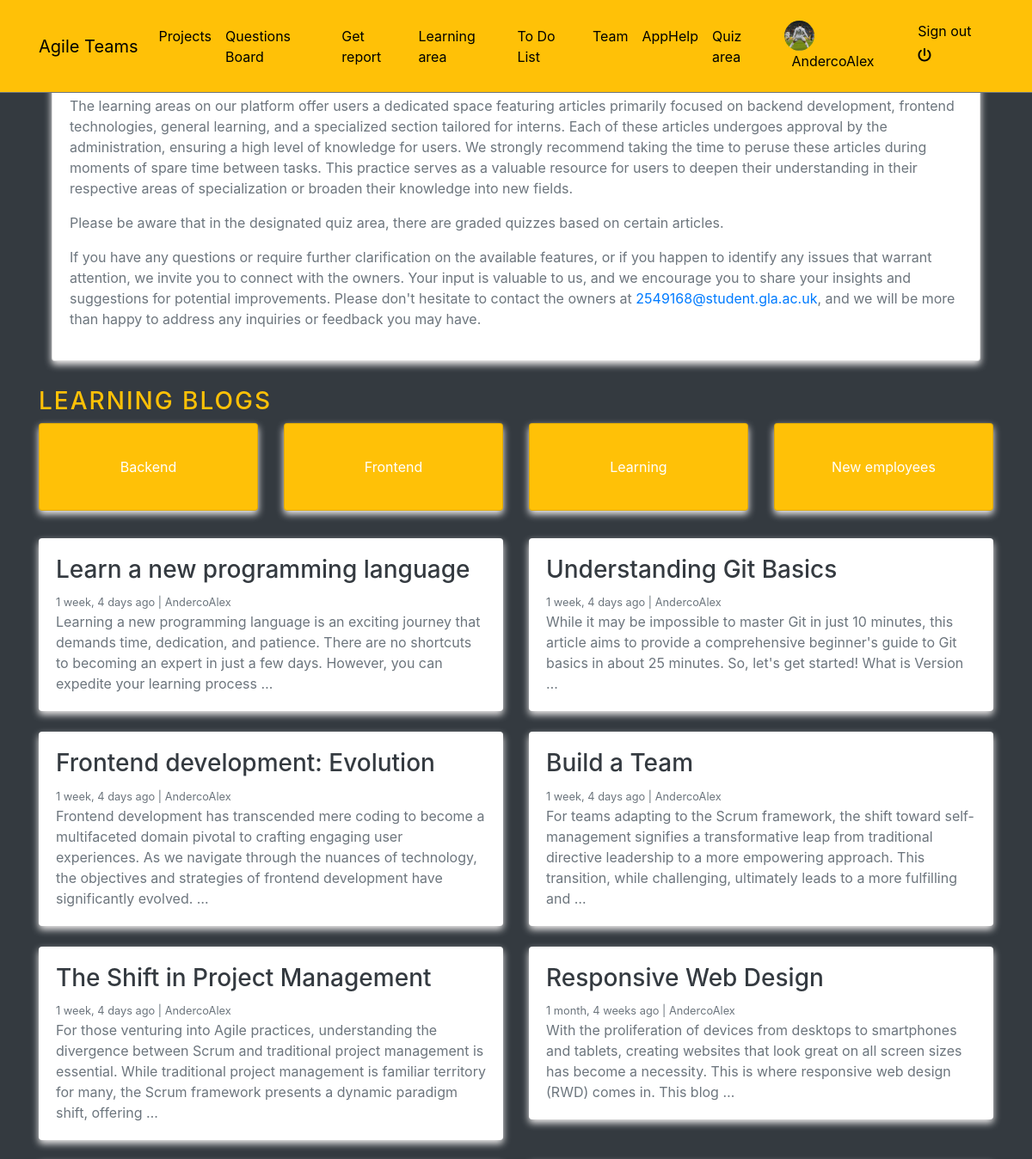
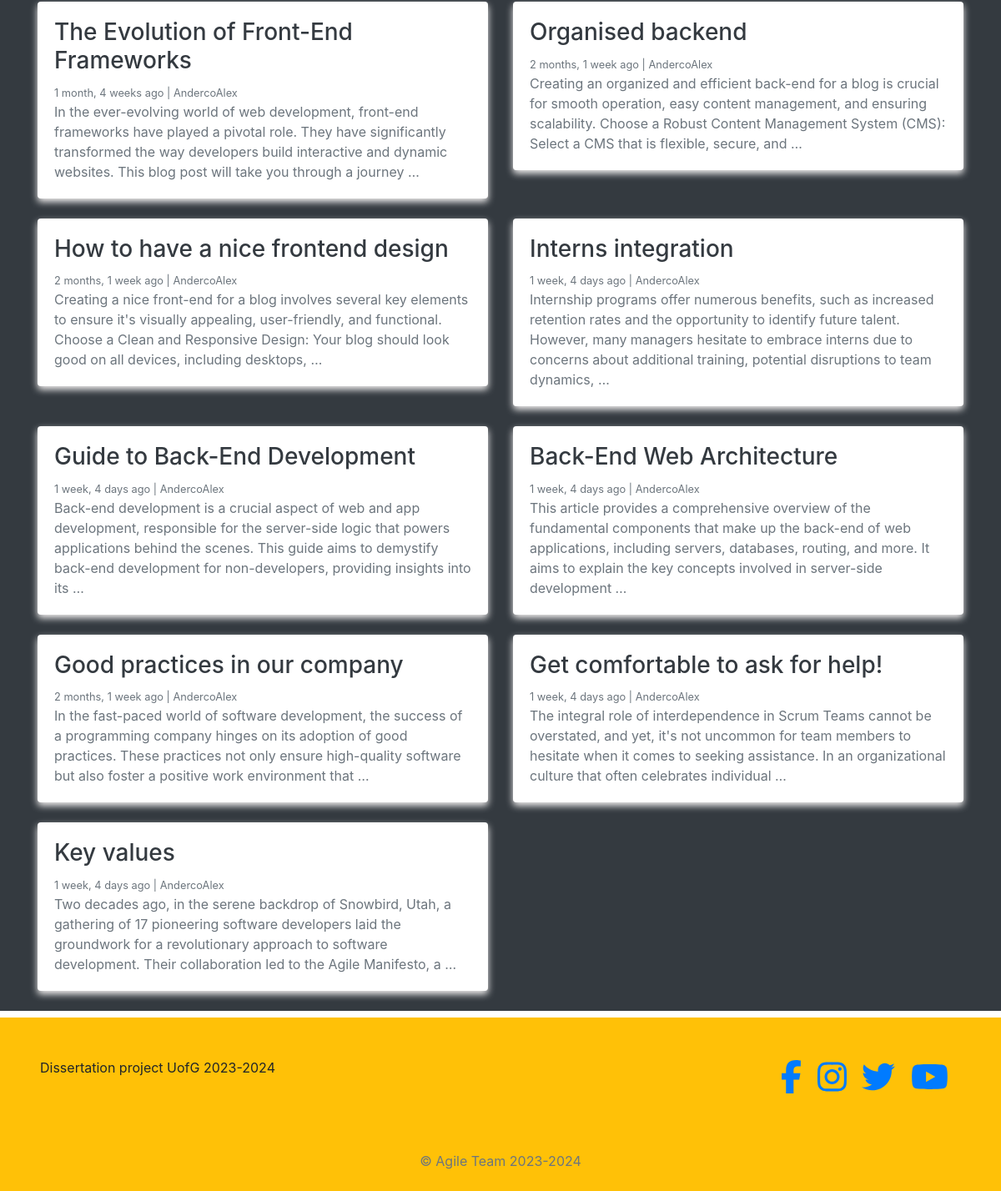
Screenshot of /learning/ (signed in) with the database file from the repository (2 pictures, top to bottom).
### blogs/models.py (models this page shows, shortened)
class Category(models.Model):
    category_name = models.CharField(max_length=200, unique=True)
    created_at = models.DateTimeField(auto_now_add=True)
    updated_at = models.DateTimeField(auto_now=True)
    class Meta:
        verbose_name_plural = 'Categories'

class Blog(models.Model):
    title = models.CharField(max_length=200)
    slug = models.SlugField(max_length=250, unique=True, blank=True)
    category = models.ForeignKey(Category, on_delete=models.CASCADE)
    author = models.ForeignKey(User, on_delete=models.CASCADE)
    short_description =models.TextField(max_length=500)
    description = models.TextField(blank=True, null=True)
    blog_body = models.TextField(max_length=5000)
    status = models.CharField(max_length=20, choices= STATUS_CHOICES, default='Draft')
    created_at = models.DateTimeField(auto_now_add=True)
    updated_at = models.DateTimeField(auto_now=True)

### agile/views.py (the view)
# urls.py: 2. Add a URL to urlpatterns:  path('', views.home, name='home')
def home(request):
    categories = Category.objects.all()
    posts = Blog.objects.filter(status='Published').order_by('updated_at')
    context = {
        'categories': categories,
        'posts': posts,
    }
    return render(request, 'home.html', context)

### blogs/context_processors.py (called while the page is built)
def get_categories(request):
    categories = Category.objects.all()
    return dict(categories=categories)

### profiles/context_processors.py (called while the page is built)
def profile_pic(request):
    if request.user.is_authenticated:
        user = request.user
        try:
            profile_obj = Profile.objects.get(user=user)
            pic = profile_obj.profile_picture
        except Profile.DoesNotExist:
            pic = None
        return {'picture':pic}
    return {}

def get_profile(request):
    if request.user.is_authenticated:
        user = request.user
        try:
            profile_obj = Profile.objects.get(user=user)
        except Profile.DoesNotExist:
            pic = None
        return {'profile':profile_obj}
    return {}

### templates/home.html
{% extends 'base.html' %}
{% block content %}
{% if request.user.is_authenticated  %}
    <div class="container" style="margin-top: 70px; ">
      <div class="container">
        <div class="card">
            <div class="card-body">
<p> The learning areas on our platform offer users a dedicated space featuring articles primarily focused on backend development, frontend technologies, general learning, and a specialized section tailored for interns. Each of these articles undergoes approval by the administration, ensuring a high level of knowledge for users. We strongly recommend taking the time to peruse these articles during moments of spare time between tasks. This practice serves as a valuable resource for users to deepen their understanding in their respective areas of specialization or broaden their knowledge into new fields. </p>
<p>Please be aware that in the designated quiz area, there are graded quizzes based on certain articles.</p>
<p>If you have any questions or require further clarification on the available features, or if you happen to identify any issues that warrant attention, we invite you to connect with the owners. Your input is valuable to us, and we encourage you to share your insights and suggestions for potential improvements. Please don't hesitate to contact the owners at <a href="mailto:2549168@student.gla.ac.uk">2549168@student.gla.ac.uk</a>, and we will be more than happy to address any inquiries or feedback you may have.</p>
</div>
        </div>
    </div>
        <h3 class="text-uppercase text-warning" style="letter-spacing: 2px; margin-top: 30px;">Learning Blogs</h3>
        <div class="row mb-4">
            <div class="col-md-12 text-center">
                <div class="card-deck">
                    {% for category in categories %}
                        <a href="{% url 'posts_by_category' category.id %}" class="card text-white bg-warning mb-2">
                            <div class="card-body d-flex justify-content-center align-items-center" style="height: 100px;">
                                <span class="card-text">{{ category.category_name }}</span>
                            </div>
                        </a>
                    {% endfor %}
                </div>
            </div>
        </div>
        <div class="row mb-2">
            {% for blog_post in posts %}
                <div class="col-md-6">
                    <div class="card border-0 mb-4">
                        <div class="card-body">
                            <h3><a href="{% url 'blogs' blog_post.slug %}" class="text-dark">{{ blog_post.title }}</a></h3>
                            <small class="mb-1 text-muted">{{ blog_post.created_at | timesince }} ago | {{ blog_post.author }}</small>
                            <p class="card-text">{{ blog_post.short_description | truncatewords:35 }}</p>
                        </div>
                    </div>
                </div>
            {% endfor %}
        </div>
    </div>
    {% else %}
    <div class = "text-white text-center h3" style="margin-top: 70px;"> Please log in! </div>
    {% endif %}
{% endblock %}

### templates/navbar.html (shortened to what this page needs)
<!DOCTYPE html>
<html lang="en">
<head>
</head>
<body>
<nav class="navbar navbar-icon-top navbar-expand-lg navbar-dark bg-warning border-bottom border-secondary fixed-top py-3">
    <div class="container">
        <a class="navbar-brand" href="{% url 'help' %}">Agile Teams</a>
        <div class="collapse navbar-collapse" id="navbarSupportedContent">
            <ul class="navbar-nav mr-auto">
                <li class="nav-item">
                    <a class="nav-link" href="{% url "reports:home" %}">Projects</a>
                </li>
                <li class="nav-item">
                    <a class="nav-link" href="{% url "posts:post-list" %}">Questions Board</a>
                </li>
                <li class="nav-item">
                    <a class="nav-link" href="{% url "reports:select-view" %}">Get report</a>
                </li>
                <li class="nav-item">
                    <a class="nav-link" href="{% url 'home' %}">Learning area</a>
                </li>
                <li class="nav-item">
                    <a class="nav-link" href="{% url 'todo' %}">To Do List</a>
                </li>
                <li class="nav-item">
                    <a class="nav-link" href="{% url 'team' %}">Team</a>
                </li>
                <li class="nav-item">
                    <a class="nav-link" href="{% url 'help' %}">AppHelp</a>
                </li>
                <li class="nav-item">
                    <a class="nav-link" href="{% url 'quiz:quiz_home' %}">Quiz area</a>
                </li>
            </ul>
            <ul class='navbar-nav'>
                {% if request.user.is_authenticated %}
                    <li class='nav-item'>
                        <a class='nav-link' href='{% url "profiles:profile-view" %}'>
                            <img src='{{picture.url}}' class='img-avatar' alt='profile picture'>
                            <span class='ml-2'> {{request.user}} </span>
                        </a>
                    </li>
                    <li class="nav-item">
                        <a class="nav-link" href="{% url 'account_logout' %}">
                            Sign out <i class="fas fa-power-off mt-2"></i>
                        </a>
                    </li>
                {% else %}
                    <li class="nav-item">
                        <a class="nav-link" href="{% url 'account_login' %}">
                            Sign in <i class="fa fa-sign-in-alt"></i>
                        </a>
                    </li>
                {% endif %}
            </ul>
        </div>
    </div>
</nav>
</body>
</html>

### static/style.css (style rules this page uses)
.img-avatar { height: 35px; width: 35px; border-radius: 50%; }
body { background-color: orange; }

### static/test.css (style rules this page uses)
body { font-family: 'Arial', sans-serif; background-color: orange; margin: 0; padding: 0; }
.navbar-nav .nav-link { color: black !important; }
.card { box-shadow: 0 4px 8px #f5f3f3; transition: transform 0.3s, box-shadow 0.3s; }
.card-body { padding: 20px; }
p { color: #6c757d; }
.text-center { text-align: center; }
.text-white { color: #ffffff; }

### templates/navbar.html (style rules this page uses)
.navbar-nav .nav-link { color: black !important; }
.navbar-brand { color: black !important; }

### rows the page displays
Category: category_name "Backend"
Category: category_name "Frontend"
Category: category_name "Learning"
Category: category_name "New employees"
Blog: title "Learn a new programming language", created_at "1 week, 4 days", author "AndercoAlex", short_description "Learning a new programming language is an exciting journey that demands time, dedication, and patience. There are no shortcuts to becoming an expert in just a few days. However, you can expedite your learning process …"
Blog: title "Understanding Git Basics", created_at "1 week, 4 days", author "AndercoAlex", short_description "While it may be impossible to master Git in just 10 minutes, this article aims to provide a comprehensive beginner's guide to Git basics in about 25 minutes. So, let's get started! What is Version …"
Blog: title "Frontend development: Evolution", created_at "1 week, 4 days", author "AndercoAlex", short_description "Frontend development has transcended mere coding to become a multifaceted domain pivotal to crafting engaging user experiences. As we navigate through the nuances of technology, the objectives and strategies of frontend development have significantly evolved. …"
Blog: title "Build a Team", created_at "1 week, 4 days", author "AndercoAlex", short_description "For teams adapting to the Scrum framework, the shift toward self-management signifies a transformative leap from traditional directive leadership to a more empowering approach. This transition, while challenging, ultimately leads to a more fulfilling and …"
Blog: title "The Shift in Project Management", created_at "1 week, 4 days", author "AndercoAlex", short_description "For those venturing into Agile practices, understanding the divergence between Scrum and traditional project management is essential. While traditional project management is familiar territory for many, the Scrum framework presents a dynamic paradigm shift, offering …"
Blog: title "Responsive Web Design", created_at "1 month, 4 weeks", author "AndercoAlex", short_description "With the proliferation of devices from desktops to smartphones and tablets, creating websites that look great on all screen sizes has become a necessity. This is where responsive web design (RWD) comes in. This blog …"
Blog: title "The Evolution of Front-End Frameworks", created_at "1 month, 4 weeks", author "AndercoAlex", short_description "In the ever-evolving world of web development, front-end frameworks have played a pivotal role. They have significantly transformed the way developers build interactive and dynamic websites. This blog post will take you through a journey …"
Blog: title "Organised backend", created_at "2 months, 1 week", author "AndercoAlex", short_description "Creating an organized and efficient back-end for a blog is crucial for smooth operation, easy content management, and ensuring scalability. Choose a Robust Content Management System (CMS): Select a CMS that is flexible, secure, and …"
Blog: title "How to have a nice frontend design", created_at "2 months, 1 week", author "AndercoAlex", short_description "Creating a nice front-end for a blog involves several key elements to ensure it's visually appealing, user-friendly, and functional. Choose a Clean and Responsive Design: Your blog should look good on all devices, including desktops, …"
Blog: title "Interns integration", created_at "1 week, 4 days", author "AndercoAlex", short_description "Internship programs offer numerous benefits, such as increased retention rates and the opportunity to identify future talent. However, many managers hesitate to embrace interns due to concerns about additional training, potential disruptions to team dynamics, …"
Blog: title "Guide to Back-End Development", created_at "1 week, 4 days", author "AndercoAlex", short_description "Back-end development is a crucial aspect of web and app development, responsible for the server-side logic that powers applications behind the scenes. This guide aims to demystify back-end development for non-developers, providing insights into its …"
Blog: title "Back-End Web Architecture", created_at "1 week, 4 days", author "AndercoAlex", short_description "This article provides a comprehensive overview of the fundamental components that make up the back-end of web applications, including servers, databases, routing, and more. It aims to explain the key concepts involved in server-side development …"
Blog: title "Good practices in our company", created_at "2 months, 1 week", author "AndercoAlex", short_description "In the fast-paced world of software development, the success of a programming company hinges on its adoption of good practices. These practices not only ensure high-quality software but also foster a positive work environment that …"
Blog: title "Get comfortable to ask for help!", created_at "1 week, 4 days", author "AndercoAlex", short_description "The integral role of interdependence in Scrum Teams cannot be overstated, and yet, it's not uncommon for team members to hesitate when it comes to seeking assistance. In an organizational culture that often celebrates individual …"
Blog: title "Key values", created_at "1 week, 4 days", author "AndercoAlex", short_description "Two decades ago, in the serene backdrop of Snowbird, Utah, a gathering of 17 pioneering software developers laid the groundwork for a revolutionary approach to software development. Their collaboration led to the Agile Manifesto, a …"

### other values shown
{{ request.user }} "AndercoAlex"
